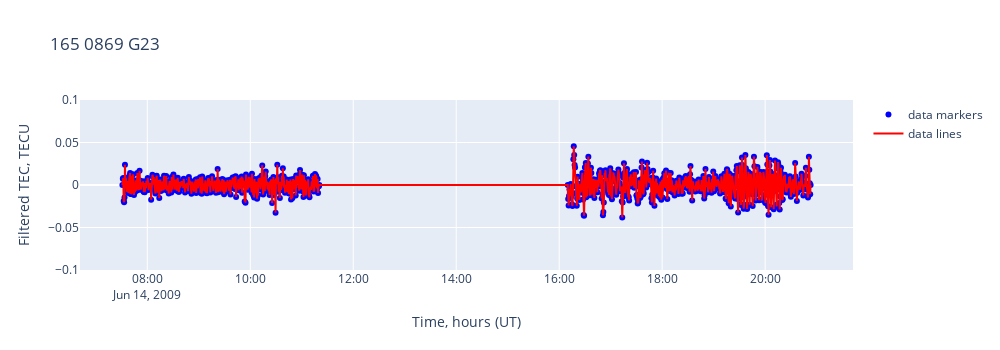

The notebook cell this image was saved under:
### Markdown cell above
### 4. Построение графика (Plotly)

### Code cell
# отбор интервала времени
df = df[
    (df["timestamp"] >= ts) & (df["timestamp"] <= te)
]

layout = dict(xaxis=dict(title='Time, hours (UT)'), yaxis=dict(title='Filtered TEC, TECU'))
fig = go.Figure(layout=layout)

fig.add_trace(go.Scatter(x=df['timestamp'], y=df['value'], 
                         mode='markers', name='data markers',
                         marker=dict(color='blue')))

fig.add_trace(go.Scatter(x=df['timestamp'], y=df['value'], 
                         mode='lines', name='data lines',
                         marker=dict(color='red')))

fig.update_layout(autosize=False,
                  width = 1000,
                  height = 350,
                  title={'text': anchored_text_label})

fig.update_layout(yaxis_range=[-0.1,0.1])

fig.update_yaxes(
    scaleanchor = "x",
    scaleratio = 2
  )

fig.show()

### Figure 1 — Plotly figure (JSON) as saved in the notebook; plotly's stock layout.template omitted (floating-point values rounded to 4 significant figures; data arrays with more than 128 entries replaced by an {"elided": "..."} marker saying what was removed)
{"data": [{"marker": {"color": "blue"}, "mode": "markers", "name": "data markers", "type": "scatter", "x": {"elided": "1027 str values"}, "y": {"elided": "1027 float values"}}, {"marker": {"color": "red"}, "mode": "lines", "name": "data lines", "type": "scatter", "x": {"elided": "1027 str values"}, "y": {"elided": "1027 float values"}}], "layout": {"autosize": false, "height": 350, "title": {"text": "165 0869 G23"}, "width": 1000, "xaxis": {"title": {"text": "Time, hours (UT)"}}, "yaxis": {"range": [-0.1, 0.1], "scaleanchor": "x", "scaleratio": 2, "title": {"text": "Filtered TEC, TECU"}}}}
